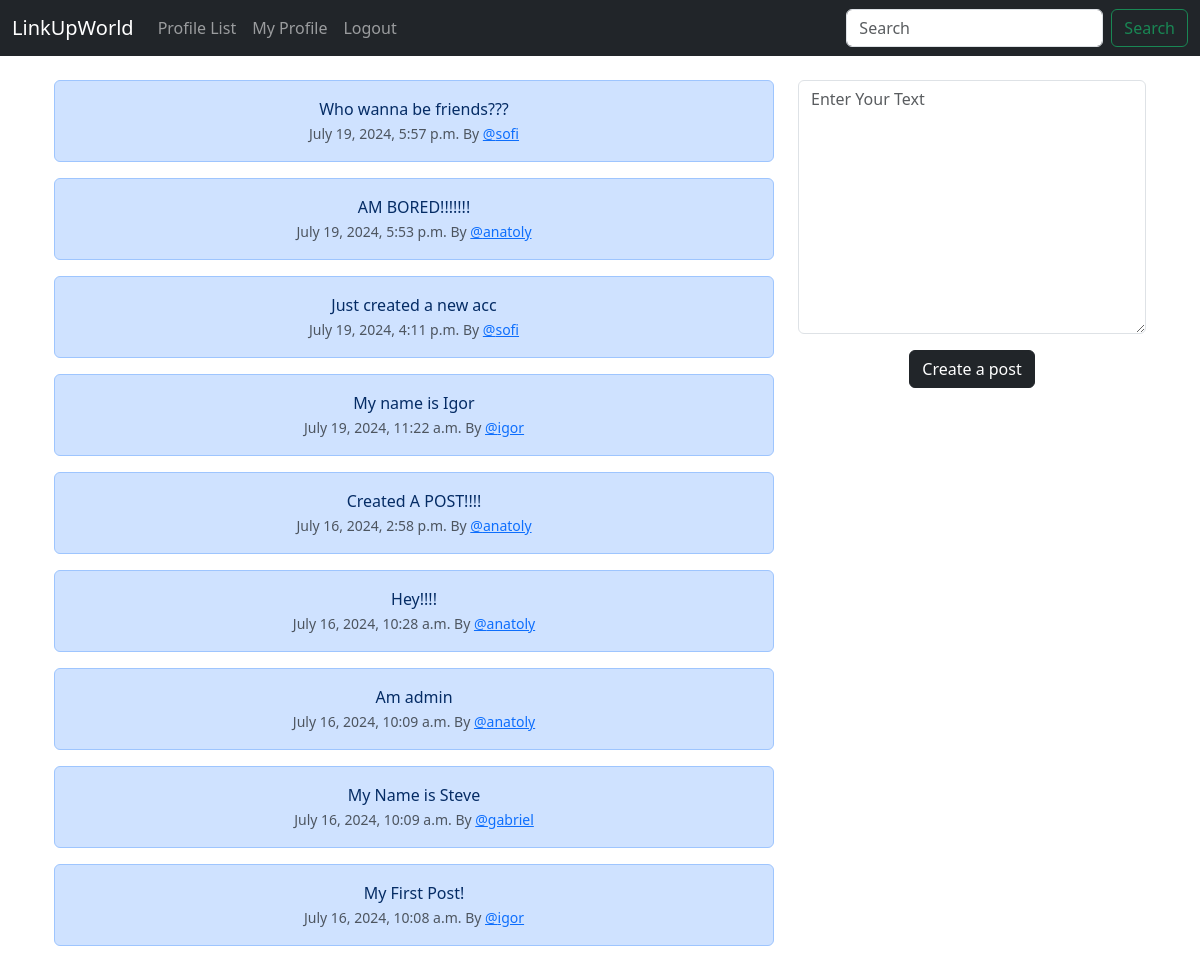
Screenshot of / (signed in) with the database file from the repository.
### core/models.py (models this page shows, shortened)
class Post(models.Model):
    user = models.ForeignKey(User, related_name="posts", on_delete=models.DO_NOTHING)
    body = models.CharField(max_length=200)
    created_at = models.DateTimeField(auto_now_add=True)

### core/views.py (the view, shortened to what this page needs)
# urls.py: 2. Add a URL to urlpatterns:  path('', views.home, name='home')
def home(request):
    if request.user.is_authenticated:
        form = PostForm(request.POST or None)
        posts = Post.objects.all().order_by("-created_at")
        return render(request, 'core/home.html', {'posts': posts, 'form': form})
    else:
        posts = Post.objects.all().order_by("-created_at")
        return render(request, 'core/home.html', {'posts': posts})

### core/forms.py
class PostForm(forms.ModelForm):
    body = forms.CharField(required=True, widget=forms.widgets.Textarea(
        attrs={
            'placeholder': 'Enter Your Text',
            'class': 'form-control'
        }
    ), label="",
                           )
    class Meta:
        model = Post
        exclude = 'user',

### core/templates/core/home.html (shortened to what this page needs)
{% extends 'core/base.html' %}
{% block content %}
<div class="container text-center">
    <div class="row">
        <div class="col-8">
            {% for post in posts %}
            <div class="alert alert-primary" role="alert">
                {{ post.body }}<br>
                <small class="text-muted">
                    {{ post.created_at }} By <a href="{% url 'profile' post.user.id %}">@{{ post.user.username }}</a>
                </small>
            </div>
            {% endfor %}
        </div>
        <div class="col-4">
            {% if form %}
            <form method="post">
                {{ form.as_p }}
                <button type="submit" class="btn btn-dark">Create a post</button>
            </form>
            {% endif %}
        </div>
    </div>
</div>
{% endblock %}

### rows the page displays
Post: body "Who wanna be friends???", created_at "July 19, 2024, 5:57 p.m.", user.username "sofi"
Post: body "AM BORED!!!!!!!", created_at "July 19, 2024, 5:53 p.m.", user.username "anatoly"
Post: body "Just created a new acc", created_at "July 19, 2024, 4:11 p.m.", user.username "sofi"
Post: body "My name is Igor", created_at "July 19, 2024, 11:22 a.m.", user.username "igor"
Post: body "Created A POST!!!!", created_at "July 16, 2024, 2:58 p.m.", user.username "anatoly"
Post: body "Hey!!!!", created_at "July 16, 2024, 10:28 a.m.", user.username "anatoly"
Post: body "Am admin", created_at "July 16, 2024, 10:09 a.m.", user.username "anatoly"
Post: body "My Name is Steve", created_at "July 16, 2024, 10:09 a.m.", user.username "gabriel"
Post: body "My First Post!", created_at "July 16, 2024, 10:08 a.m.", user.username "igor"
